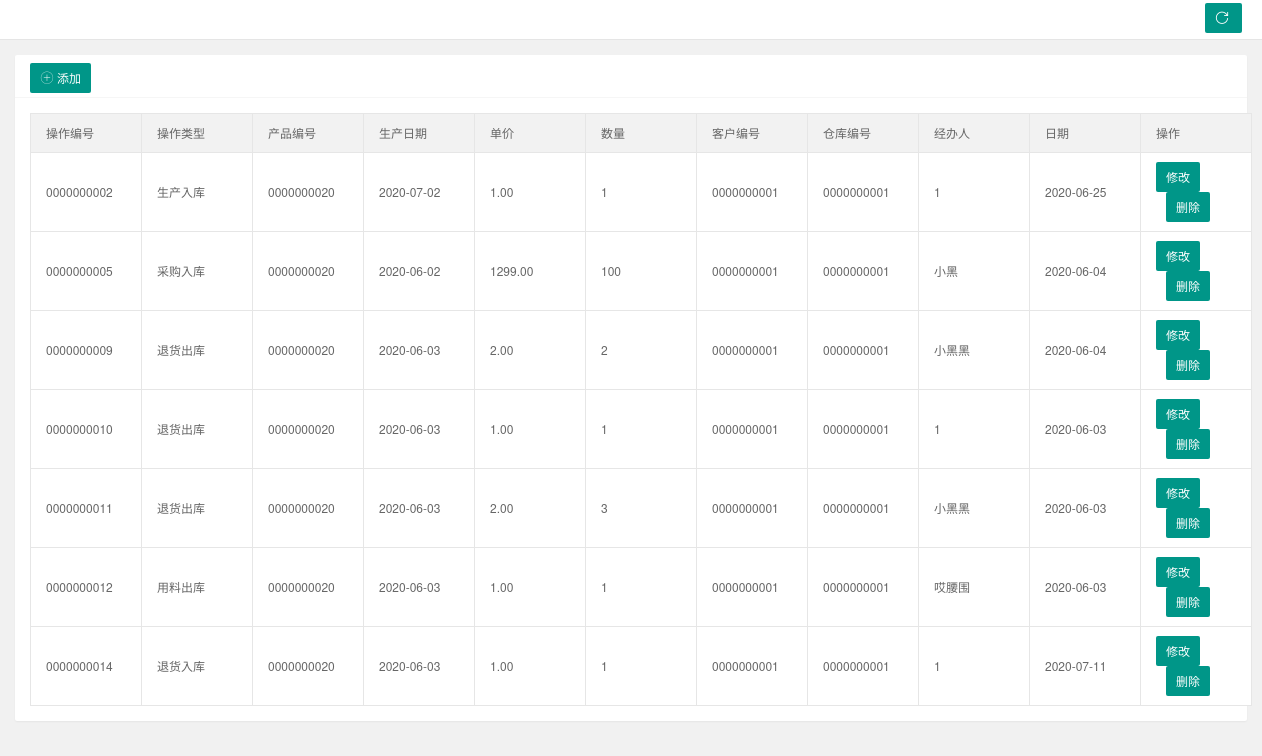
The app's page /inorout-list.php with its own data.
### tables this page shows
CREATE TABLE `inorout`  (
  `id` int(10) UNSIGNED ZEROFILL NOT NULL AUTO_INCREMENT COMMENT '操作编号',
  `type` varchar(255) NOT NULL COMMENT '操作类型',
  `productid` int(10) UNSIGNED ZEROFILL NOT NULL COMMENT '产品编号',
  `birthdate` date NOT NULL COMMENT '生产日期',
  `price` double(10, 2) NOT NULL COMMENT '单价',
  `num` int(0) NOT NULL COMMENT '数量',
  `customid` int(10) UNSIGNED ZEROFILL NOT NULL COMMENT '客户编号',
  `warehouseid` int(10) UNSIGNED ZEROFILL NOT NULL COMMENT '仓库编号',
  `manager` varchar(255) NOT NULL COMMENT '经办人',
  `data` date NOT NULL COMMENT '日期',
  `mark` varchar(255) NULL DEFAULT NULL COMMENT '标注',
  PRIMARY KEY (`id`) USING BTREE,
  INDEX `productid`(`productid`) USING BTREE,
  INDEX `customid`(`customid`) USING BTREE,
  INDEX `warehouseid`(`warehouseid`) USING BTREE,
  CONSTRAINT `inorout_ibfk_1` FOREIGN KEY (`productid`) REFERENCES `product` (`product_id`) ON DELETE RESTRICT ON UPDATE RESTRICT,
  CONSTRAINT `inorout_ibfk_2` FOREIGN KEY (`customid`) REFERENCES `custom` (`custom_id`) ON DELETE RESTRICT ON UPDATE RESTRICT,
  CONSTRAINT `inorout_ibfk_3` FOREIGN KEY (`warehouseid`) REFERENCES `warehouse` (`warehouse_id`) ON DELETE RESTRICT ON UPDATE RESTRICT
);

### inorout-list.php (the view, shortened to what this page needs)
<?php
    $link=mysqli_connect('localhost','root','123456','manage');
    mysqli_query($link,"set names utf8");
    $sql="select * from inorout";
    $result=mysqli_query($link,$sql);
?>
<!DOCTYPE html>
<html class="x-admin-sm">
    <head>
        <link rel="stylesheet" href="./css/font.css">
        <link rel="stylesheet" href="./css/xadmin.css">
    </head>
    <body>
        <div class="x-nav">
            <a class="layui-btn layui-btn-small" style="line-height:1.6em;margin-top:3px;float:right" onclick="location.reload()" title="刷新">
                <i class="layui-icon layui-icon-refresh" style="line-height:30px"></i>
            </a>
        </div>
        <div class="layui-fluid">
            <div class="layui-row layui-col-space15">
                <div class="layui-col-md12">
                    <div class="layui-card">
                        <div class="layui-card-header">
                            <button class="layui-btn" onclick="xadmin.open('添加出入库信息','inorout-add.html',800,600)">
                                <i class="layui-icon"></i>添加</button></div>
                        <div class="layui-card-body ">
                            <table class="layui-table layui-form">
                                <thead>
                                    <tr>
                                        <th>操作编号</th>
                                        <th>操作类型</th>
                                        <th>产品编号</th>
                                        <th>生产日期</th>
                                        <th>单价</th>
                                        <th>数量</th>
                                        <th>客户编号</th>
                                        <th>仓库编号</th>
                                        <th>经办人</th>
                                        <th>日期</th>
                                        <th>操作</th>
                                    </tr>
                                </thead>
                                <tbody>
                                    <?php foreach($result as $res){ ?>
                                    <tr>
                                       <td><?php  echo $res['id']; ?></td>
                                        <td><?php  echo $res['type']; ?></td>
                                        <td><?php echo $res['productid']; ?></td>
                                        <td><?php echo $res['birthdate']; ?></td>
                                        <td><?php echo $res['price']; ?></td>
                                        <td><?php echo $res['num']; ?></td>
                                        <td><?php echo $res['customid']; ?></td>
                                        <td><?php echo $res['warehouseid']; ?></td>
                                        <td><?php echo $res['manager']; ?></td>
                                        <td><?php echo $res['data']; ?></td>
                                         <td class="td-manage">
                                         <button class="layui-btn"  onclick="xadmin.open('修改出入库信息','inorout-change.php?id=<?php  echo $res['id']; ?>',800,600)">修改</button>
                                            <button class="layui-btn"  onclick="member_del('<?php echo $res['id'];?>')">删除</button>
                                        </td>
                                    </tr>
                                   <?php } ?>
                                </tbody>
                            </table>
                        </div>
                </div>
            </div>
        </div>
    </body>
</html>

### css/xadmin.css (style rules this page uses)
* { margin: 0px; padding: 0px; font-family: "Helvetica Neue", Helvetica, Arial, sans-serif; }
a { text-decoration: none; }
html { width: 100%; height: 100%; overflow-x:hidden; overflow-y:auto; }
body { width: 100%; min-height: 100%; background: #f1f1f1; }
.layui-fluid { padding:15px; }
.x-nav { padding: 0 20px; position: relative; z-index: 99; border-bottom: 1px solid #e5e5e5; line-height: 39px; height: 39px; overflow: hidden; background: #fff; }
.layui-table td, .layui-table th { min-width: 80px; }
table th, table td { word-break: break-all; }
.x-admin-sm { font-size: 12px; }
.x-admin-sm body { font-size: 12px; }
.x-admin-sm .layui-table td, .x-admin-sm .layui-table th { font-size: 12px; }
.x-admin-sm .layui-icon { font-size: 14px; }
.x-admin-sm .layui-btn,.x-admin-sm .layui-btn-xs,.x-admin-sm .layui-btn-sm { font-size: 12px; }
.x-admin-sm .layui-btn { height: 30px; line-height: 30px; padding: 0 10px; }

### records on screen
inorout: id "0000000002", type "生产入库", productid "0000000020", birthdate "2020-07-02", price "1.00", num "1", customid "0000000001", warehouseid "0000000001", manager "1", data "2020-06-25"
inorout: id "0000000005", type "采购入库", productid "0000000020", birthdate "2020-06-02", price "1299.00", num "100", customid "0000000001", warehouseid "0000000001", manager "小黑", data "2020-06-04"
inorout: id "0000000009", type "退货出库", productid "0000000020", birthdate "2020-06-03", price "2.00", num "2", customid "0000000001", warehouseid "0000000001", manager "小黑黑", data "2020-06-04"
inorout: id "0000000010", type "退货出库", productid "0000000020", birthdate "2020-06-03", price "1.00", num "1", customid "0000000001", warehouseid "0000000001", manager "1", data "2020-06-03"
inorout: id "0000000011", type "退货出库", productid "0000000020", birthdate "2020-06-03", price "2.00", num "3", customid "0000000001", warehouseid "0000000001", manager "小黑黑", data "2020-06-03"
inorout: id "0000000012", type "用料出库", productid "0000000020", birthdate "2020-06-03", price "1.00", num "1", customid "0000000001", warehouseid "0000000001", manager "哎腰围", data "2020-06-03"
inorout: id "0000000014", type "退货入库", productid "0000000020", birthdate "2020-06-03", price "1.00", num "1", customid "0000000001", warehouseid "0000000001", manager "1", data "2020-07-11"
